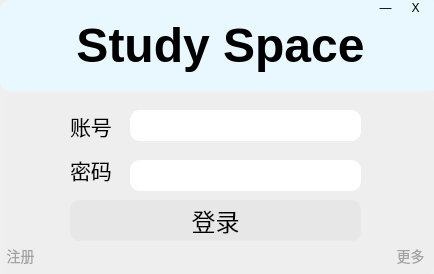
<?xml version="1.0" encoding="UTF-8"?>
<ui version="4.0">
 <class>loginwindowui</class>
 <widget class="QWidget" name="loginwindowui">
  <property name="geometry">
   <rect>
    <x>0</x>
    <y>0</y>
    <width>434</width>
    <height>274</height>
   </rect>
  </property>
  <property name="windowTitle">
   <string>StudySpace</string>
  </property>
  <property name="styleSheet">
   <string notr="true">border-radius : 10px;</string>
  </property>
  <widget class="QLineEdit" name="numberInput">
   <property name="geometry">
    <rect>
     <x>130</x>
     <y>110</y>
     <width>231</width>
     <height>31</height>
    </rect>
   </property>
   <property name="styleSheet">
    <string notr="true">border-radius : 10px;</string>
   </property>
  </widget>
  <widget class="QLineEdit" name="passwordInput">
   <property name="geometry">
    <rect>
     <x>130</x>
     <y>160</y>
     <width>231</width>
     <height>31</height>
    </rect>
   </property>
   <property name="styleSheet">
    <string notr="true">border-radius : 10px;</string>
   </property>
   <property name="echoMode">
    <enum>QLineEdit::Password</enum>
   </property>
  </widget>
  <widget class="QLabel" name="numberLabel">
   <property name="geometry">
    <rect>
     <x>70</x>
     <y>110</y>
     <width>51</width>
     <height>31</height>
    </rect>
   </property>
   <property name="text">
    <string>&lt;html&gt;&lt;head/&gt;&lt;body&gt;&lt;p&gt;&lt;span style=&quot; font-size:16pt;&quot;&gt;账号&lt;/span&gt;&lt;/p&gt;&lt;/body&gt;&lt;/html&gt;</string>
   </property>
  </widget>
  <widget class="QLabel" name="passwordLabel">
   <property name="geometry">
    <rect>
     <x>70</x>
     <y>150</y>
     <width>51</width>
     <height>41</height>
    </rect>
   </property>
   <property name="text">
    <string>&lt;html&gt;&lt;head/&gt;&lt;body&gt;&lt;p&gt;&lt;span style=&quot; font-size:16pt;&quot;&gt;密码&lt;/span&gt;&lt;/p&gt;&lt;/body&gt;&lt;/html&gt;</string>
   </property>
  </widget>
  <widget class="QPushButton" name="loginButton">
   <property name="geometry">
    <rect>
     <x>70</x>
     <y>200</y>
     <width>291</width>
     <height>41</height>
    </rect>
   </property>
   <property name="styleSheet">
    <string notr="true">border-radius : 10px;
background-color : rgb(231, 231, 231);
font-size:24px;</string>
   </property>
   <property name="text">
    <string>登录</string>
   </property>
   <property name="iconSize">
    <size>
     <width>16</width>
     <height>16</height>
    </size>
   </property>
   <property name="checkable">
    <bool>true</bool>
   </property>
  </widget>
  <widget class="QLabel" name="titleLabel">
   <property name="geometry">
    <rect>
     <x>0</x>
     <y>0</y>
     <width>441</width>
     <height>91</height>
    </rect>
   </property>
   <property name="focusPolicy">
    <enum>Qt::NoFocus</enum>
   </property>
   <property name="styleSheet">
    <string notr="true"> background-color: rgb(233, 248, 255)</string>
   </property>
   <property name="text">
    <string>&lt;html&gt;&lt;head/&gt;&lt;body&gt;&lt;p align=&quot;center&quot;&gt;&lt;span style=&quot; font-size:36pt; font-weight:700;&quot;&gt;Study Space&lt;/span&gt;&lt;/p&gt;&lt;/body&gt;&lt;/html&gt;</string>
   </property>
  </widget>
  <widget class="QLabel" name="mainBackgroundLabel">
   <property name="geometry">
    <rect>
     <x>3</x>
     <y>95</y>
     <width>431</width>
     <height>181</height>
    </rect>
   </property>
   <property name="styleSheet">
    <string notr="true"> background-color: rgb(238, 238, 238);</string>
   </property>
   <property name="text">
    <string/>
   </property>
  </widget>
  <widget class="QPushButton" name="minimizeButton">
   <property name="geometry">
    <rect>
     <x>370</x>
     <y>0</y>
     <width>31</width>
     <height>16</height>
    </rect>
   </property>
   <property name="styleSheet">
    <string notr="true">border-radius : 24px;</string>
   </property>
   <property name="text">
    <string>—</string>
   </property>
  </widget>
  <widget class="QPushButton" name="closeButton">
   <property name="geometry">
    <rect>
     <x>400</x>
     <y>0</y>
     <width>31</width>
     <height>16</height>
    </rect>
   </property>
   <property name="styleSheet">
    <string notr="true">border-radius : 24px;</string>
   </property>
   <property name="text">
    <string>X</string>
   </property>
  </widget>
  <widget class="QPushButton" name="registerButton">
   <property name="geometry">
    <rect>
     <x>0</x>
     <y>240</y>
     <width>41</width>
     <height>31</height>
    </rect>
   </property>
   <property name="styleSheet">
    <string notr="true">border-radius : 36px;
color: rgb(162, 162, 162);
font-size: 14px;</string>
   </property>
   <property name="text">
    <string>注册</string>
   </property>
  </widget>
  <widget class="QPushButton" name="moreinfoButton">
   <property name="geometry">
    <rect>
     <x>390</x>
     <y>240</y>
     <width>41</width>
     <height>31</height>
    </rect>
   </property>
   <property name="styleSheet">
    <string notr="true">border-radius : 36px;
color: rgb(162, 162, 162);
font-size: 14px;</string>
   </property>
   <property name="text">
    <string>更多</string>
   </property>
  </widget>
  <zorder>mainBackgroundLabel</zorder>
  <zorder>numberInput</zorder>
  <zorder>passwordInput</zorder>
  <zorder>numberLabel</zorder>
  <zorder>passwordLabel</zorder>
  <zorder>loginButton</zorder>
  <zorder>titleLabel</zorder>
  <zorder>minimizeButton</zorder>
  <zorder>closeButton</zorder>
  <zorder>registerButton</zorder>
  <zorder>moreinfoButton</zorder>
 </widget>
 <layoutdefault spacing="6" margin="11"/>
 <resources/>
 <connections/>
</ui>
